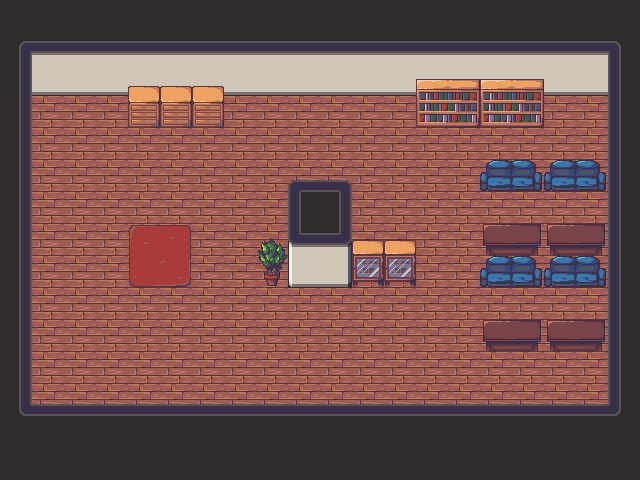

Below is a game level as drawn by its tile map, then a one-line description and the .tmx file that defines it, in full:
An orthogonal 20x15 tile map with 32x32 px tiles, 3 tile layers (base, underActor, overActor) and 10 objects.

<map version="1.2" tiledversion="1.3.3" orientation="orthogonal" renderorder="right-down" width="20" height="15" tilewidth="32" tileheight="32" infinite="0" nextlayerid="5" nextobjectid="20">
 <tileset firstgid="1" source="maptiles.tsx" />
 <layer id="1" name="base" width="20" height="15">
  <data encoding="csv">
1,1,1,1,1,1,1,1,1,1,1,1,1,1,1,1,1,1,1,1,
26,29,29,29,29,29,29,29,29,29,29,29,29,29,29,29,29,29,29,27,
20,39,39,39,39,39,39,39,39,39,39,39,39,39,39,39,39,39,39,18,
20,2,2,2,2,2,2,2,2,2,2,2,2,2,2,2,2,2,2,18,
20,2,2,2,2,2,2,2,2,2,2,2,2,2,2,2,2,2,2,18,
20,2,2,2,2,2,2,2,2,2,2,2,2,2,2,2,2,2,2,18,
20,2,2,2,2,2,2,2,2,18,20,2,2,2,2,2,2,2,2,18,
20,2,2,2,2,2,2,2,2,28,30,2,2,2,2,2,2,2,2,18,
20,2,2,2,2,2,2,2,2,38,40,2,2,2,2,2,2,2,2,18,
20,2,2,2,2,2,2,2,2,2,2,2,2,2,2,2,2,2,2,18,
20,2,2,2,2,2,2,2,2,2,2,2,2,2,2,2,2,2,2,18,
20,2,2,2,2,2,2,2,2,2,2,2,2,2,2,2,2,2,2,18,
36,2,2,2,2,2,2,2,2,2,2,2,2,2,2,2,2,2,2,37,
1,1,1,1,1,1,1,1,1,1,1,1,1,1,1,1,1,1,1,1,
1,1,1,1,1,1,1,1,1,1,1,1,1,1,1,1,1,1,1,1
</data>
 </layer>
 <layer id="2" name="underActor" width="20" height="15">
  <data encoding="csv">
0,0,0,0,0,0,0,0,0,0,0,0,0,0,0,0,0,0,0,0,
0,0,0,0,0,0,0,0,0,0,0,0,0,0,0,0,0,0,0,0,
0,0,0,0,41,41,41,0,0,0,0,0,0,62,63,62,63,0,0,0,
0,0,0,0,51,51,51,0,0,0,0,0,0,72,73,72,73,0,0,0,
0,0,0,0,0,0,0,0,0,0,0,0,0,0,0,0,0,0,0,0,
0,0,0,0,0,0,0,0,0,0,0,0,0,0,0,79,80,79,80,0,
0,0,0,0,0,0,0,0,0,0,0,0,0,0,0,0,0,0,0,0,
0,0,0,0,64,65,0,0,0,0,0,0,0,0,0,89,90,89,90,0,
0,0,0,0,74,75,0,0,94,0,0,68,68,0,0,79,80,79,80,0,
0,0,0,0,0,0,0,0,0,0,0,0,0,0,0,0,0,0,0,0,
0,0,0,0,0,0,0,0,0,0,0,0,0,0,0,89,90,89,90,0,
0,0,0,0,0,0,0,0,0,0,0,0,0,0,0,0,0,0,0,0,
0,0,0,0,0,0,0,0,0,0,0,0,0,0,0,0,0,0,0,0,
0,0,0,0,0,0,0,0,0,0,0,0,0,0,0,0,0,0,0,0,
0,0,0,0,0,0,0,0,0,0,0,0,0,0,0,0,0,0,0,0
</data>
 </layer>
 <layer id="3" name="overActor" width="20" height="15">
  <data encoding="csv">
0,0,0,0,0,0,0,0,0,0,0,0,0,0,0,0,0,0,0,0,
0,0,0,0,0,0,0,0,0,0,0,0,0,0,0,0,0,0,0,0,
0,0,0,0,0,0,0,0,0,0,0,0,0,0,0,0,0,0,0,0,
0,0,0,0,0,0,0,0,0,0,0,0,0,0,0,0,0,0,0,0,
0,0,0,0,0,0,0,0,0,0,0,0,0,0,0,0,0,0,0,0,
0,0,0,0,0,0,0,0,0,8,10,0,0,0,0,0,0,0,0,0,
0,0,0,0,0,0,0,0,0,0,0,0,0,0,0,0,0,0,0,0,
0,0,0,0,0,0,0,0,84,0,0,58,58,0,0,0,0,0,0,0,
0,0,0,0,0,0,0,0,0,0,0,0,0,0,0,0,0,0,0,0,
0,0,0,0,0,0,0,0,0,0,0,0,0,0,0,0,0,0,0,0,
0,0,0,0,0,0,0,0,0,0,0,0,0,0,0,0,0,0,0,0,
0,0,0,0,0,0,0,0,0,0,0,0,0,0,0,0,0,0,0,0,
0,9,9,9,9,9,9,9,9,9,9,9,9,9,9,9,9,9,9,0,
0,0,0,0,0,0,0,0,0,0,0,0,0,0,0,0,0,0,0,0,
0,0,0,0,0,0,0,0,0,0,0,0,0,0,0,0,0,0,0,0
</data>
 </layer>
 <objectgroup id="4" name="actorPositions">
  <object id="7" x="560" y="64" width="32" height="32">
   <properties>
    <property name="actorId" type="int" value="1" />
    <property name="describe" value="hallway2FA" />
    <property name="name" value="doorR" />
   </properties>
  </object>
  <object id="8" x="48" y="64" width="32" height="32">
   <properties>
    <property name="actorId" type="int" value="0" />
    <property name="describe" value="hallway2FA" />
    <property name="name" value="doorL" />
   </properties>
  </object>
  <object id="9" x="396" y="280" width="8" height="8">
   <properties>
    <property name="actorId" type="int" value="8" />
    <property name="describe" value="" />
    <property name="name" value="displayShelfR" />
   </properties>
  </object>
  <object id="10" x="364" y="280" width="8" height="8">
   <properties>
    <property name="actorId" type="int" value="7" />
    <property name="describe" value="" />
    <property name="name" value="displayShelfL" />
   </properties>
  </object>
  <object id="11" x="424" y="120" width="44" height="8">
   <properties>
    <property name="actorId" type="int" value="5" />
    <property name="describe" value="" />
    <property name="name" value="bookshelfL" />
   </properties>
  </object>
  <object id="12" x="140" y="120" width="8" height="8">
   <properties>
    <property name="actorId" type="int" value="2" />
    <property name="describe" value="" />
    <property name="name" value="shelfA" />
   </properties>
  </object>
  <object id="13" x="172" y="120" width="8" height="8">
   <properties>
    <property name="actorId" type="int" value="3" />
    <property name="describe" value="" />
    <property name="name" value="shelfB" />
   </properties>
  </object>
  <object id="14" x="204" y="120" width="8" height="8">
   <properties>
    <property name="actorId" type="int" value="4" />
    <property name="describe" value="" />
    <property name="name" value="shelfC" />
   </properties>
  </object>
  <object id="17" x="488" y="120" width="44" height="8">
   <properties>
    <property name="actorId" type="int" value="6" />
    <property name="describe" value="" />
    <property name="name" value="bookshelfR" />
   </properties>
  </object>
  <object id="19" x="264" y="268" width="16" height="16">
   <properties>
    <property name="actorId" type="int" value="9" />
    <property name="describe" value="" />
    <property name="name" value="flashlight" />
   </properties>
  </object>
 </objectgroup>
</map>
